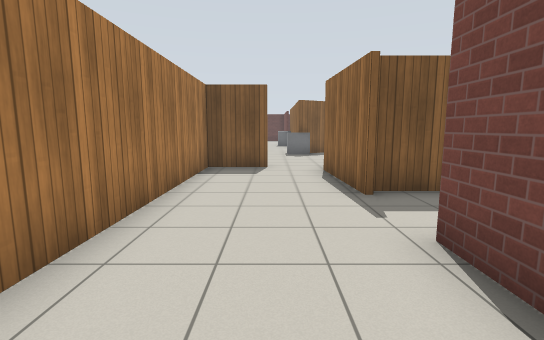
View 1 (above)

24 first-person views from a walk through a Gazebo world. The camera is 1.2 m above the floor, tilts 8° down and sees 85° across. The floor is counted in squares, 1 m on a side. Each view is taken from the middle of a square. On the plan, view 1 faces up. The plan holds only what a view shows up to about 13 squares ahead; the rest is blank. Gazebo's built-in surfaces are drawn with simple patterns.

View 2
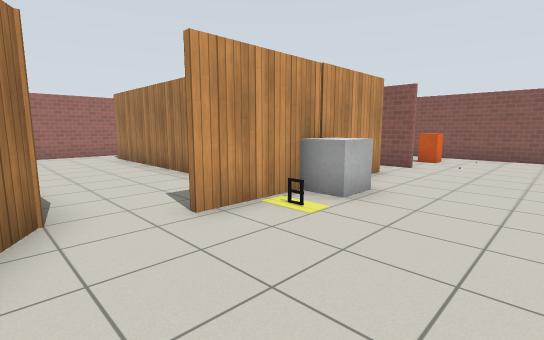

View 3
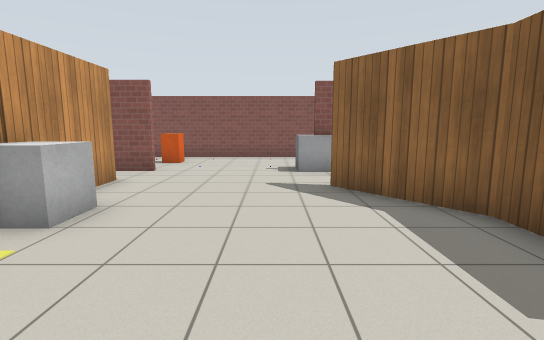

View 4
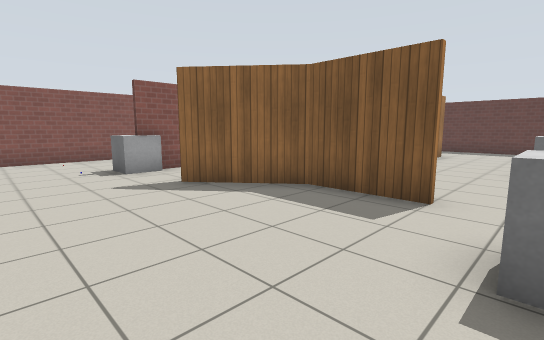

View 5
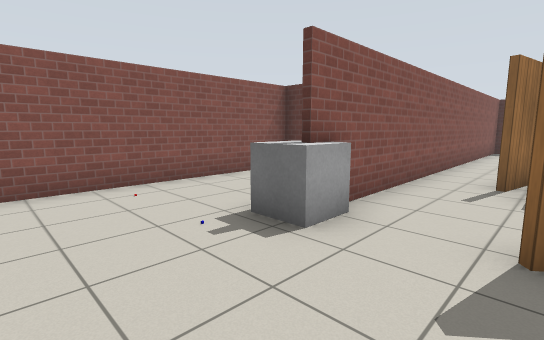

View 6
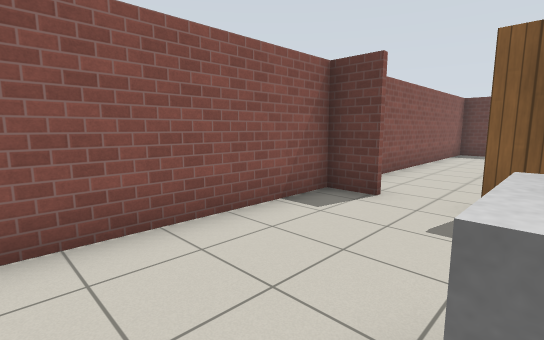

View 7
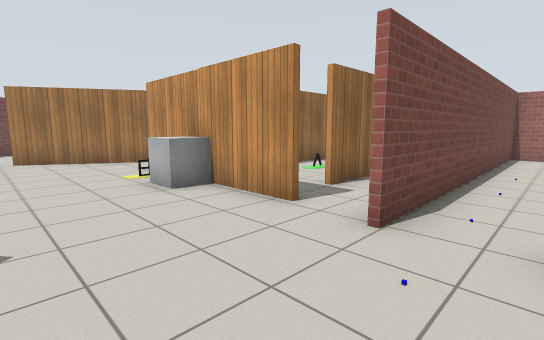

View 8
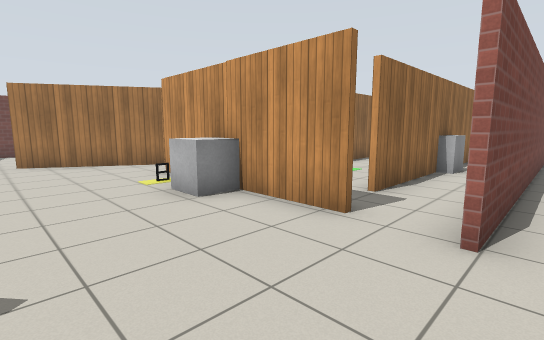

View 9
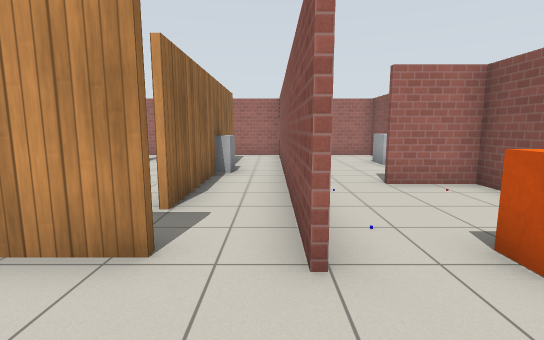

View 10
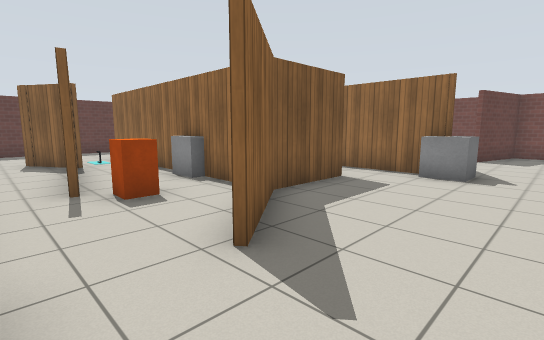

View 11
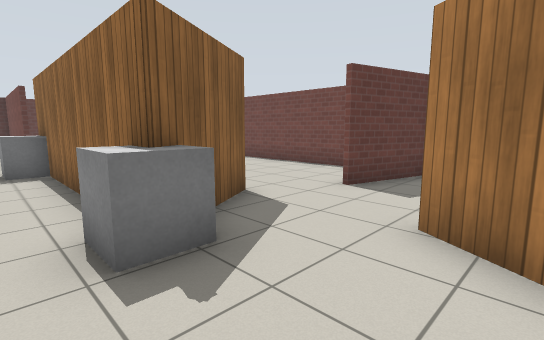

View 12
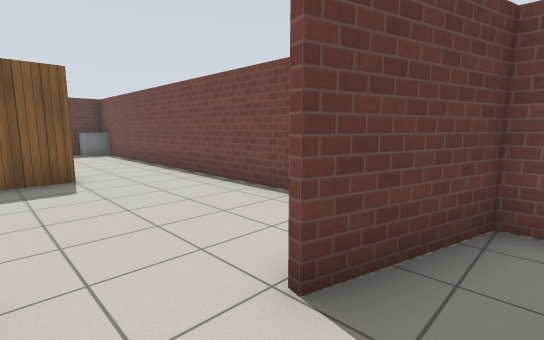

View 13
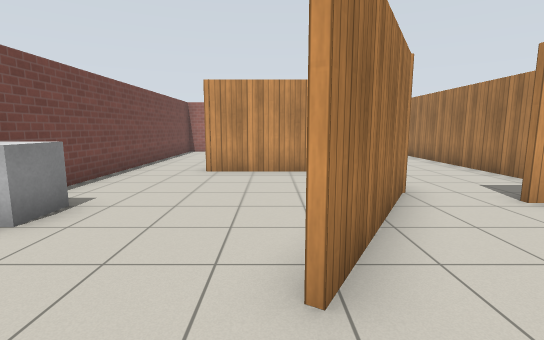

View 14
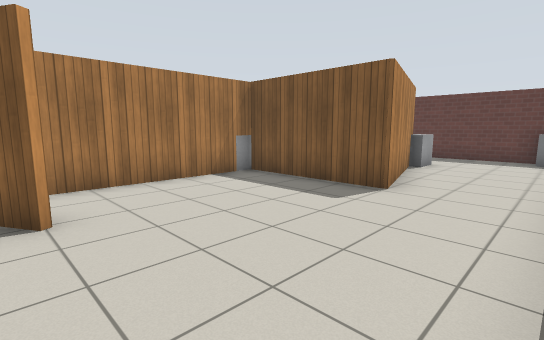

View 15
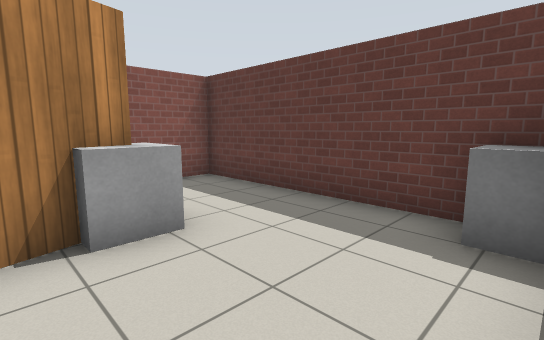

View 16
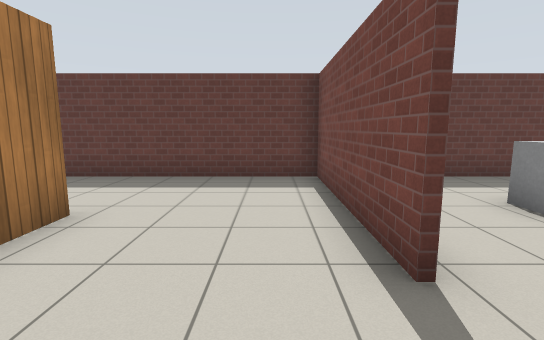

View 17
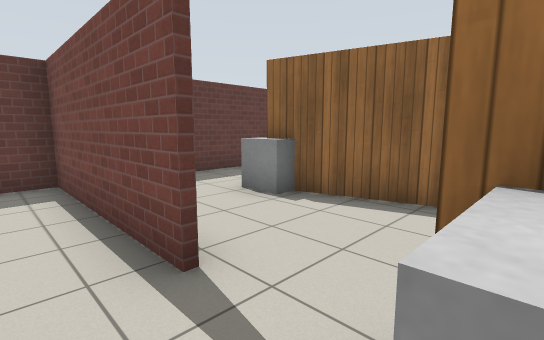

View 18
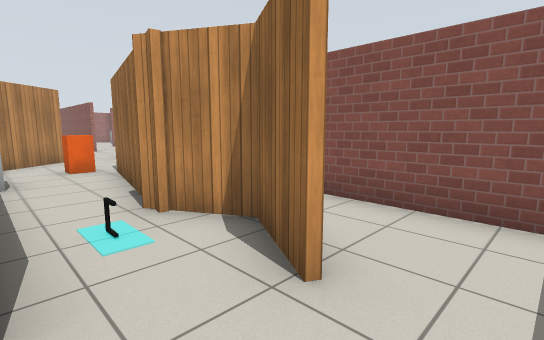

View 19
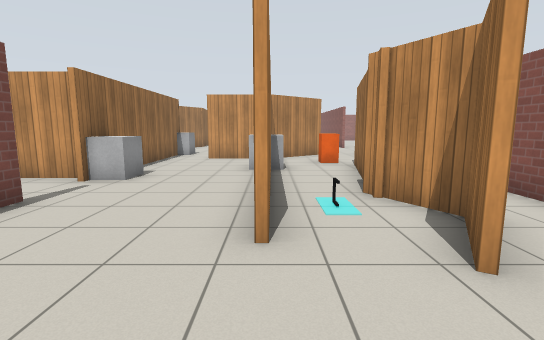

View 20
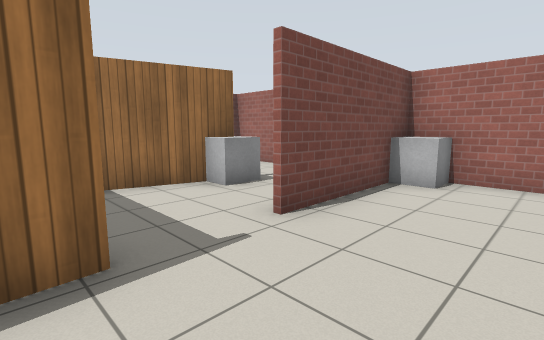

View 21
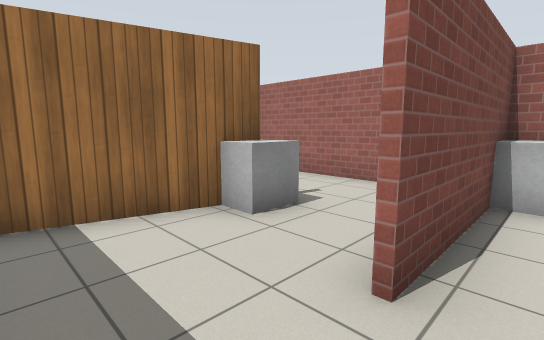

View 22
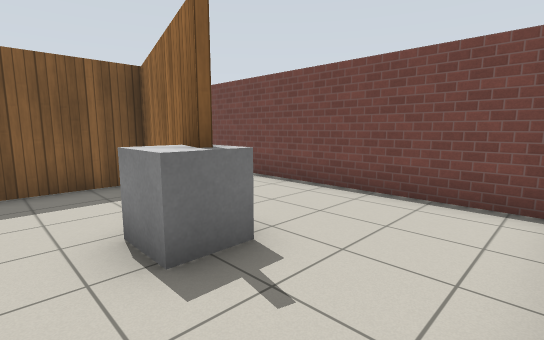

View 23
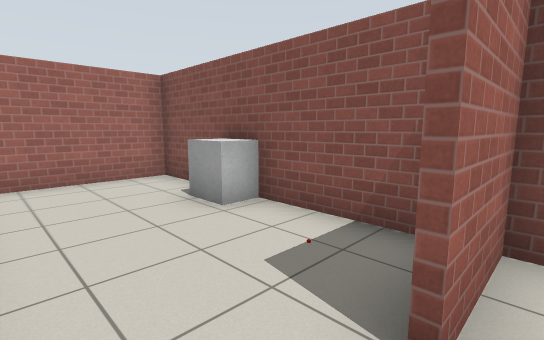

View 24
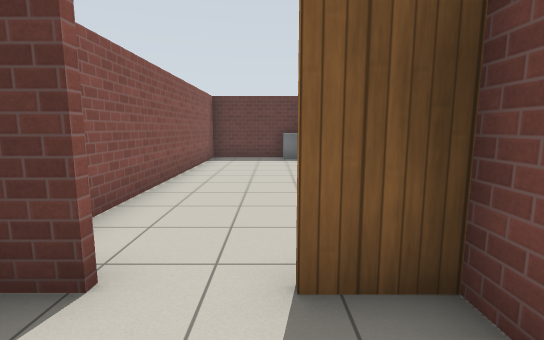

### Floor plan
Ten units are one square. View 1 is at (0, 0); x grows to the right and y downward. Boxes are objects, and circles mark ways between rooms. Rooms are numbered by the first view taken in them; rooms with no view inside come last. Other rooms are left out.
<svg viewBox="-130 -300 220 320">
<path fill="none" stroke="#000" d="M-53 -143 -29 -162M-59 -94 -1 -94M-30 -172 -30 -184M-76 -172 -76 -180 -89 -180M-4 -160 -29 -160 -52 -142M-56 -188 -58 -179M-1 -92 -20 -92 -20 -2M11 -144 11 -164M-76 -65 -76 -97M-103 -180 -114 -180 -114 -57 -95 -57M15 -85 37 -123M-75 -206 -75 -154M30 -150 19 -144M18 -52 18 -86M-24 14 18 14 18 -31M-85 -283 -114 -283 -114 -199M83 -117 83 -135 55 -143M83 -65 83 -94M30 -57 59 -57M38 -155 30 -150M45 -246 55 -207 15 -207M14 -195 14 -158M76 -283 11 -283M83 -149 83 -272M14 -284 14 -264M-28 -251 -28 -239M-30 -221 -30 -250M-47 -256 -58 -238M11 -231 11 -284M-51 -228 -59 -243M-57 -242 -49 -229M16 -209 33 -209M11 -283 -64 -283M-75 -272 -75 -206M50 -222 44 -245M-24 -162 -4 -162M11 -164 11 -196M39 14 83 14 83 -65M-114 -49 -114 14 -74 14M-76 14 -76 -65M-55 -46 -55 -77M-75 -97 -75 -55M-22 -26 -22 -49M46 -16 57 -56 19 -56"/>
<rect x="-105" y="-105" width="20" height="20" fill="#bbb"><title>orange box</title></rect>
<rect x="-85" y="-155" width="20" height="20" fill="#bbb"><title>grey box</title></rect>
<rect x="-85" y="-295" width="10" height="20" fill="#bbb"><title>grey box</title></rect>
<rect x="-55" y="-185" width="10" height="20" fill="#bbb"><title>orange box</title></rect>
<rect x="-35" y="-105" width="20" height="10" fill="#bbb"><title>grey box</title></rect>
<rect x="5" y="5" width="10" height="10" fill="#bbb"><title>grey box</title></rect>
<rect x="5" y="-145" width="20" height="10" fill="#bbb"><title>grey box</title></rect>
<rect x="65" y="-105" width="20" height="10" fill="#bbb"><title>grey box</title></rect>
<rect x="35" y="-255" width="20" height="10" fill="#bbb"><title>grey box</title></rect>
<rect x="75" y="-285" width="10" height="10" fill="#bbb"><title>grey box</title></rect>
<rect x="-45" y="-235" width="10" height="10" fill="#bbb"><title>other object</title></rect>
<rect x="5" y="-215" width="10" height="20" fill="#bbb"><title>grey box</title></rect>
<rect x="-125" y="-25" width="20" height="20" fill="#bbb"><title>grey box</title></rect>
<rect x="-65" y="-45" width="20" height="20" fill="#bbb"><title>grey box</title></rect>
<rect x="-45" y="-55" width="10" height="10" fill="#bbb"><title>other object</title></rect>
<rect x="35" y="-25" width="10" height="10" fill="#bbb"><title>grey box</title></rect>
<circle cx="30" cy="-135" r="3" fill="#2a7"/>
<circle cx="-70" cy="-200" r="3" fill="#2a7"/>
<circle cx="0" cy="-160" r="3" fill="#2a7"/>
<circle cx="-85" cy="-60" r="3" fill="#2a7"/>
<circle cx="-60" cy="-90" r="3" fill="#2a7"/>
<circle cx="20" cy="-45" r="3" fill="#2a7"/>
<circle cx="45" cy="-155" r="3" fill="#2a7"/>
<circle cx="75" cy="-70" r="3" fill="#2a7"/>
<circle cx="25" cy="-240" r="3" fill="#2a7"/>
<circle cx="35" cy="-25" r="3" fill="#2a7"/>
<circle cx="-50" cy="-80" r="3" fill="#2a7"/>
<text x="-50" y="-130">1</text>
<text x="60" y="-100">2</text>
<text x="60" y="-220">3</text>
<text x="-20" y="-240">4</text>
<text x="60" y="-20">5</text>
<text x="-100" y="-20">6</text>
<text x="-60" y="-50">7</text>
<text x="-40" y="-60">8</text>
<text x="30" y="-40">9</text>
</svg>
Room 1 opens to room 2. Room 1 opens to room 4. Room 1 opens to room 6. Room 1 opens to room 7. Room 1 opens to room 9. Room 2 opens to room 3. Room 2 opens to room 5. Room 3 opens to room 4. Room 5 opens to room 9. Room 7 opens to room 8.

Where each view was taken, in squares from view 1:
view 1: 0 up, 0 right, facing up
view 2: 13 up, 2 right, facing down-left
view 3: 13 up, 1 right, facing left
view 4: 11 up, 1 right, facing up-left
view 5: 11 up, 5 left, facing up-left
view 6: 13 up, 8 left, facing up-left
view 7: 13 up, 9 left, facing down-right
view 8: 13 up, 8 left, facing down-right
view 9: 12 up, 7 left, facing down
view 10: 12 up, 7 left, facing up-right
view 11: 11 up, 0 right, facing up-right
view 12: 13 up, 4 right, facing up-right
view 13: 14 up, 4 right, facing down
view 14: 15 up, 8 right, facing up-left
view 15: 24 up, 8 right, facing up-left
view 16: 21 up, 0 right, facing up
view 17: 21 up, 0 right, facing up-right
view 18: 27 up, 3 left, facing down-left
view 19: 28 up, 3 left, facing down
view 20: 6 up, 1 left, facing down-right
view 21: 5 up, 1 right, facing down-right
view 22: 1 down, 3 right, facing up-right
view 23: 6 up, 8 left, facing down-left
view 24: 16 up, 9 left, facing up
